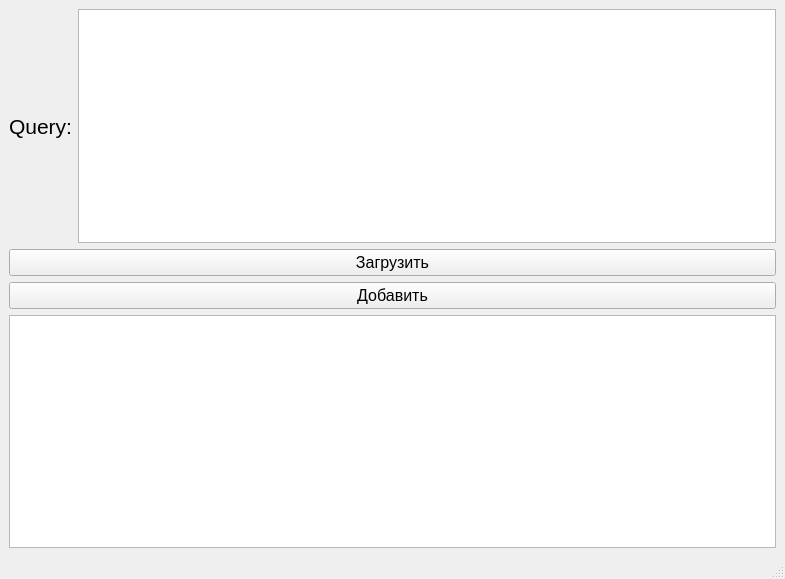
<?xml version="1.0" encoding="UTF-8"?>
<ui version="4.0">
 <class>MainWindow</class>
 <widget class="QMainWindow" name="MainWindow">
  <property name="geometry">
   <rect>
    <x>0</x>
    <y>0</y>
    <width>785</width>
    <height>579</height>
   </rect>
  </property>
  <property name="windowTitle">
   <string>MainWindow</string>
  </property>
  <widget class="QWidget" name="centralwidget">
   <layout class="QGridLayout" name="gridLayout_2">
    <item row="0" column="0">
     <layout class="QGridLayout" name="gridLayout">
      <item row="2" column="0">
       <widget class="QPushButton" name="pushButton">
        <property name="font">
         <font>
          <pointsize>12</pointsize>
         </font>
        </property>
        <property name="text">
         <string>Загрузить</string>
        </property>
       </widget>
      </item>
      <item row="3" column="0">
       <widget class="QPushButton" name="pushButton_3">
        <property name="font">
         <font>
          <pointsize>12</pointsize>
         </font>
        </property>
        <property name="text">
         <string>Добавить</string>
        </property>
       </widget>
      </item>
      <item row="4" column="0">
       <widget class="QTableWidget" name="tableWidget"/>
      </item>
      <item row="1" column="0">
       <layout class="QHBoxLayout" name="horizontalLayout">
        <item>
         <widget class="QLabel" name="label">
          <property name="font">
           <font>
            <pointsize>16</pointsize>
           </font>
          </property>
          <property name="text">
           <string>Query:</string>
          </property>
         </widget>
        </item>
        <item>
         <widget class="QPlainTextEdit" name="textEdit"/>
        </item>
       </layout>
      </item>
     </layout>
    </item>
   </layout>
  </widget>
  <widget class="QMenuBar" name="menubar">
   <property name="geometry">
    <rect>
     <x>0</x>
     <y>0</y>
     <width>785</width>
     <height>21</height>
    </rect>
   </property>
  </widget>
  <widget class="QStatusBar" name="statusbar"/>
 </widget>
 <resources/>
 <connections/>
</ui>
